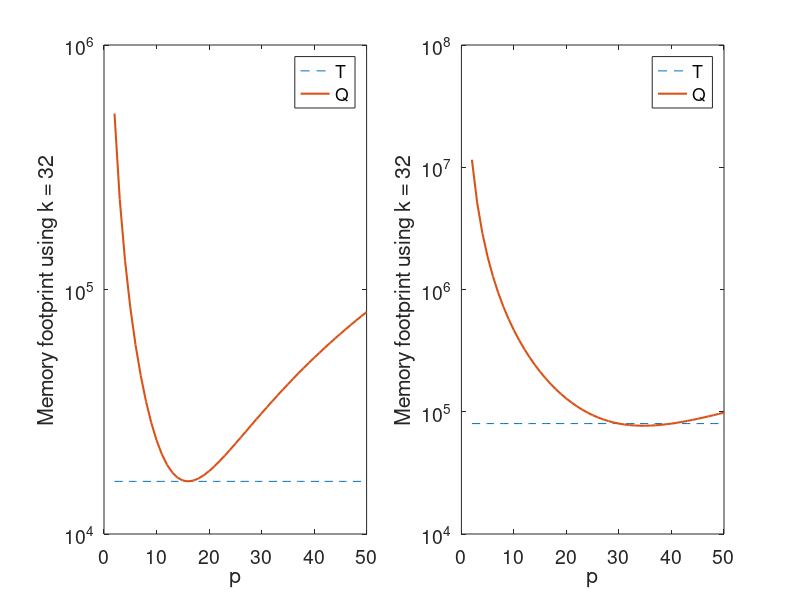

MATLAB code to generate this figure:
% SVD compression rate
svdr = @(k,n,m) k*(1+n+m);
qsvdr = @(k,p,n,m) k*(1+p.^2+n*m./(p.^2));

ks = 1:50;
ps = 2:50;
p = 16;
k = 32;
ns = [256,900];
ms = [256,1600];


ss = get(0,'ScreenSize');
figure('Position',[(ss(3)-900)/2 200 900 350])
subplot(1,2,1)
plot(ps, ones(size(ps))*svdr(k, ns(1), ms(1)),'--', ps, qsvdr(k, ps, ns(1), ms(1)),'-','linewidth',1.5)
xlabel('p','fontsize',14)
ylabel(['Memory footprint using k = ',num2str(k)],'fontsize',14)
set(gca,'yscale','log')
legend('T','Q')
set(gca,'fontsize',14)



subplot(1,2,2)
plot(ps, ones(size(ps))*svdr(k, ns(2), ms(2)),'--',ps, qsvdr(k,ps,ns(2),ms(2)),'-','linewidth',1.5)
xlabel('p','fontsize',14)
ylabel(['Memory footprint using k = ',num2str(k)],'fontsize',14)
set(gca,'yscale','log')
legend('T','Q')
set(gca,'fontsize',14)